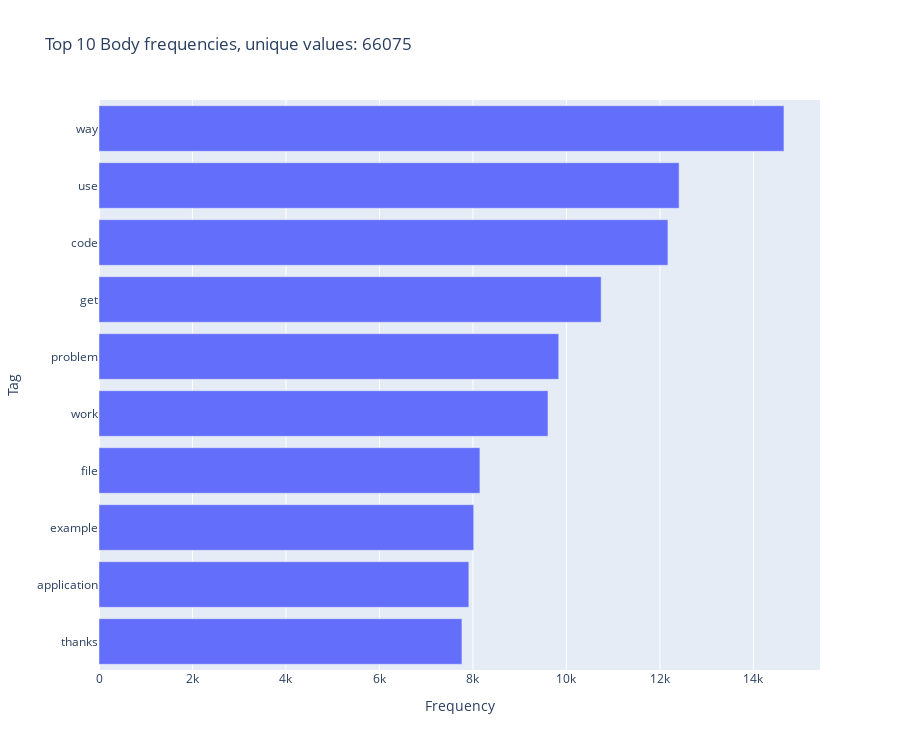

Notebook code cell kept with this figure:
### Code cell
def plot_frequencies(frequencies, name, top=10):

    uniques = len(frequencies)
    dist_df = pd.DataFrame({
        'Tag':frequencies.keys(),
        'Frequency':frequencies.values()}
        ).sort_values('Frequency').tail(top)

    fig = px.bar(
        dist_df,
        x='Frequency',
        y='Tag',
        orientation='h',
        title=f'Top {top} {name} frequencies, unique values: {uniques}',
        height=750)
    fig.show()


plot_frequencies(body_frequencies, 'Body')

### Figure 1 — Plotly figure (JSON) as saved in the notebook; plotly's stock layout.template omitted (floating-point values rounded to 4 significant figures)
{"data": [{"alignmentgroup": "True", "hovertemplate": "Frequency=%{x}<br>Tag=%{y}<extra></extra>", "legendgroup": "", "marker": {"color": "#636efa", "pattern": {"shape": ""}}, "name": "", "offsetgroup": "", "orientation": "h", "showlegend": false, "textposition": "auto", "type": "bar", "x": [7764, 7912, 8016, 8149, 9605, 9835, 10742, 12171, 12410, 14653], "xaxis": "x", "y": ["thanks", "application", "example", "file", "work", "problem", "get", "code", "use", "way"], "yaxis": "y"}], "layout": {"barmode": "relative", "height": 750, "legend": {"tracegroupgap": 0}, "title": {"text": "Top 10 Body frequencies, unique values: 66075"}, "xaxis": {"anchor": "y", "domain": [0, 1], "title": {"text": "Frequency"}}, "yaxis": {"anchor": "x", "domain": [0, 1], "title": {"text": "Tag"}}}}
